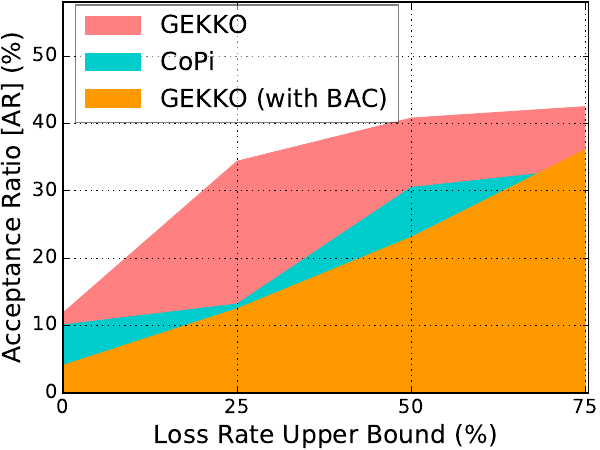

Here is the Python script that generated this plot:
import numpy as np
import math
import matplotlib.pyplot as plt
import sys
# from scipy.interpolate import splrep, splev
#
# def get_smooth_x_y(list_x, list_y):
#     bspl = splrep(list_x,list_y,s=1)
#     bspl_y = splev(list_x,bspl)
#     return bspl_y
    # X_Y_Spline = make_interp_spline(xticks, data[i])
    # X_ = np.linspace(xticks.min(), xticks.max(), 50)
    # Y_ = X_Y_Spline(X_)

def main():

    markers = ["s", "D", "o", "*", "v", "^"]
    linestyles = ['-', '--', ':', '-', '--', '--']
    colors = ['#ff8080', "#00cccc", '#ff9900', 'r', 'k', 'm', 'g']
    patterns = ['o', 'x', '\\', '+', '.', 'O', '-']
    hatches = ['-', '|', '/', '\\', '+', 'x', 'o', 'O', '.', '*']

    #Data format in CSV file
    #<1st line> all loss rates
    #<2nd lines> total tasks
    #<3rd line> accepted by CoPi
    #<4th line> accepted by GEKKO
    #<5th line> accepted by GEKKO + Budget Adjustment Constraint (BAC)

    lossrates = []
    total_tasks = []
    copi = []
    gekko = []
    gekko_bac = []
    with open("accept_models_lr.csv") as f:
        lossrates = [float(x) for x in f.readline().strip().rstrip('\n').split(" ")]
        total_tasks = [int(x) for x in f.readline().strip().rstrip('\n').split(" ")]
        copi = [int(x) for x in f.readline().strip().rstrip('\n').split(" ")]
        gekko = [int(x) for x in f.readline().strip().rstrip('\n').split(" ")]
        gekko_bac = [int(x) for x in f.readline().strip().rstrip('\n').split(" ")]

    # convert to percentage based on total task
    copi = [100 * float(copi[i]) / total_tasks[i] for i in range(len(total_tasks))]
    gekko = [100 * float(gekko[i]) / total_tasks[i] for i in range(len(total_tasks))]
    gekko_bac = [100 * float(gekko_bac[i]) / total_tasks[i] for i in range(len(total_tasks))]

    fig = plt.figure(num=None, figsize=(6, 4.5), dpi=80, edgecolor='k')
    plt.xlim(lossrates[0], lossrates[len(lossrates) - 1])

    ax = fig.add_subplot(111)
    plt.ylim(0, 58)
    plt.xlim(0, 75.5)

    plt.xlabel("Loss Rate Upper Bound (%)", fontsize=18)
    plt.ylabel("Acceptance Ratio [AR] (%)", fontsize=18)
    plt.xticks(lossrates)

    i = 0
    # print (gekko, get_smooth_x_y(lossrates, gekko))
    ax.fill_between(lossrates, gekko, color=colors[i], linestyle=linestyles[i], label="GEKKO", edgecolor='#000000', linewidth=0.5)#, marker=markers[i], markersize=12)

    i += 1
    ax.fill_between(lossrates, copi, color=colors[i], label="CoPi", edgecolor='#000000', hatch=hatches[i], linewidth=0.5)#, marker=markers[i], markersize=12)
    
    i += 1
    ax.fill_between(lossrates, gekko_bac, color=colors[i], label="GEKKO (with BAC)", edgecolor='#000000', hatch=hatches[i], linewidth=0.5)#, marker=markers[i], markersize=12)

    plt.tick_params(axis='both', which='major', labelsize=14)
    plt.tick_params(axis='both', which='minor', labelsize=14)

    legend = ax.legend(loc='lower left', bbox_to_anchor=(0.00, 0.66), prop={'size': 18}, handlelength=2.2)
    legend.get_frame().set_alpha(0.5)
    plt.grid()
    plt.tight_layout(pad=0.13)
    plt.savefig("accept_models_lr.pdf")
    # plt.show()


if __name__ == "__main__":
    main()
